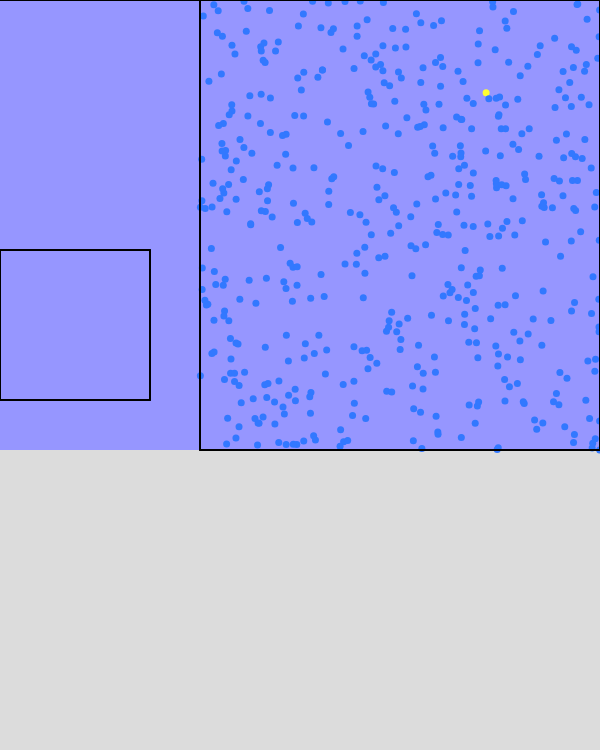
Frame 1 (no input)
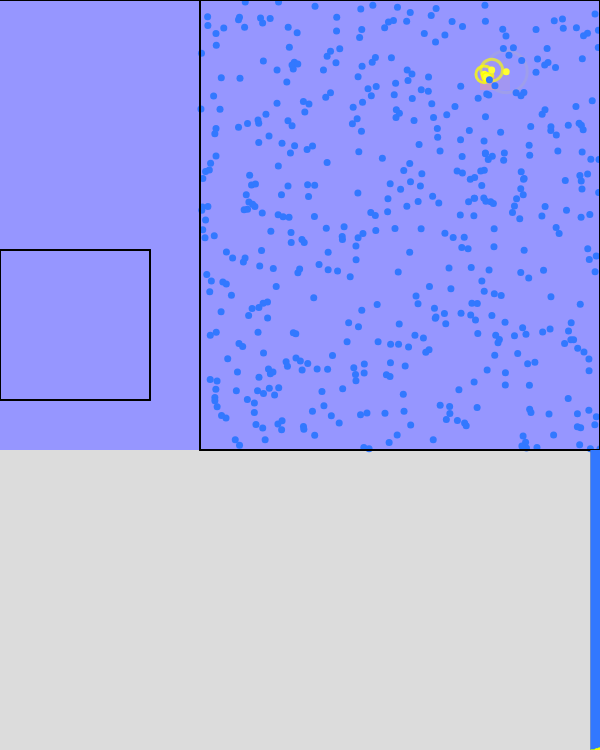
Frame 60 (no input)
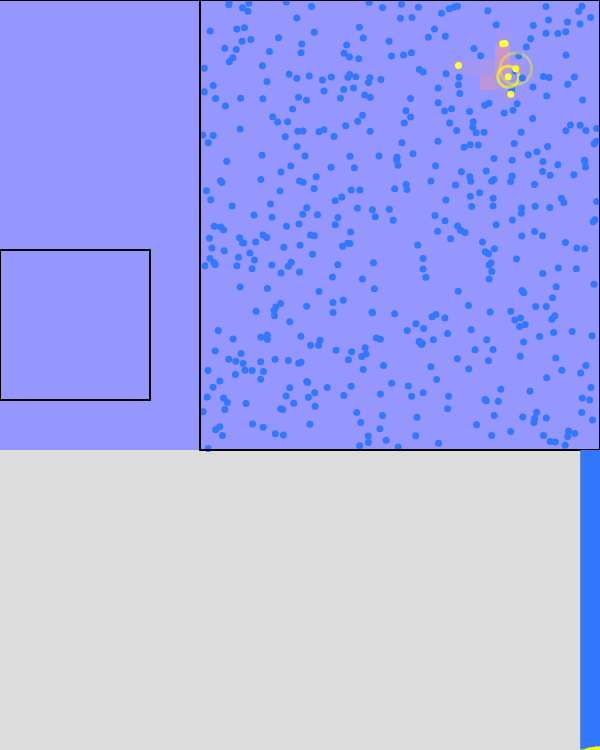
Frame 120 (the mouse pressed at the canvas centre since frame 60)

The p5.js sketch that drew these frames (run headless with seeded random() and noise() and a simulated clock; from frame 60 on, the mouse is pressed at the canvas centre):

// p5.js sketch
// ── sketch.js

// SIP simulation with quarantine, by proximity

let Node;
let Side;
let Simulation;

let simulation;

function setup() {

    Node = function (param1, param2) {
        // Node(x,y) -> Node
        // Creates a Node object, which represents a human in a SIR system, or 
        // susceptible-incubated-infected-without symptoms-removed system.
        // S C I W R

        // Some presets
        if (typeof param1 == int) {
            this.pos = createVector(param1, param2);
        } else {
            this.pos = createVector(random(param1.left, param1.right), random(param1.top, param1.bottom));
        }

        this.ppos = this.pos.copy();

        this.vel = p5.Vector.random2D();
        this.accel = createVector(0, 0);
        this.status = "s";
        this.currProbability = 0;
        this.infectedFor = 0;
        this.incubatedFor = 0;

        this.initializeAfter = function () {
            this.incubation = random(simulation.incubationLow, simulation.incubationHigh);
            if (random() < simulation.withoutProb) {
                this.immune = true;
            } else {
                this.immune = false;
            }
        }

        this.move = function () {
            // Node.move() -> undefined
            // Makes the Node move in a modified random walk

            // Preset the ppos
            this.ppos = this.pos.copy();

            // Creates a random acceleration
            this.accel = p5.Vector.random2D();
            this.accel.mult(simulation.accel);

            // Adds acceleration to velocity, then sets velocity's speed to a set value
            this.vel = p5.Vector.add(this.vel, this.accel);
            this.vel.normalize();
            this.vel.mult(simulation.speed);

            // Adds velocity to position
            this.pos = p5.Vector.add(this.pos, this.vel);

            // Checks collisions with sides
            for (let i = 0; i < simulation.sides.length; i++) {
                if (simulation.sides[i].p1.x == simulation.sides[i].p2.x) {

                    // If the y position is between the endpoints of the line segment
                    if (this.ppos.y < simulation.sides[i].p2.y && this.ppos.y > simulation.sides[i].p1.y) {

                        // If the Node has crossed the side, simulate a collision
                        if (this.ppos.x < simulation.sides[i].p1.x && this.pos.x > simulation.sides[i].p2.x) {
                            this.pos.x = simulation.sides[i].p1.x - 1;
                            this.vel.x *= -1;
                        }
                        if (this.ppos.x > simulation.sides[i].p1.x && this.pos.x < simulation.sides[i].p2.x) {
                            this.pos.x = simulation.sides[i].p1.x + 1;
                            this.vel.x *= -1;
                        }

                    }

                } else {

                    // If the x position is between the endpoints of the line segment
                    if (this.ppos.x < simulation.sides[i].p2.x && this.ppos.x > simulation.sides[i].p1.x) {

                        // If the Node has crossed the side, simulate a collision
                        if (this.ppos.y < simulation.sides[i].p1.y && this.pos.y > simulation.sides[i].p2.y) {
                            this.pos.y = simulation.sides[i].p1.y - 1;
                            this.vel.y *= -1;
                        }
                        if (this.ppos.y > simulation.sides[i].p1.y && this.pos.y < simulation.sides[i].p2.y) {
                            this.pos.y = simulation.sides[i].p1.y + 1;
                            this.vel.y *= -1;
                        }
                    }
                }

            }

        }

        this.display = function () {
            // Node.display() -> undefined
            // Displays the Node as a colored circle, colored based on status

            // Filling presets:
            if (this.status == "s") {
                fill(50, 120, 255);
            } else if (this.status == "c") {
                if (this.incubatedFor < 64) {
                    stroke(255, 255, 0, (64 - this.incubatedFor) * 5);
                    strokeWeight(3);
                    noFill();
                    ellipse(this.pos.x, this.pos.y, simulation.dispSize / 10 * this.incubatedFor);
                }

                fill(255, 255, 50);
            } else if (this.status == "i") {

                if (this.infectedFor < 64) {
                    stroke(255, 50, 50, (64 - this.infectedFor) * 5);
                    strokeWeight(3);
                    noFill();
                    ellipse(this.pos.x, this.pos.y, simulation.dispSize / 10 * this.infectedFor);
                }

                fill(255, 50, 50);

            } else if (this.status == "w") {

                if (this.infectedFor < 64) {
                    stroke(50, 255, 50, (64 - this.infectedFor) * 5);
                    strokeWeight(3);
                    noFill();
                    ellipse(this.pos.x, this.pos.y, simulation.dispSize / 10 * this.infectedFor);
                }

                fill(50, 255, 50);

            } else if (this.status == "r") {
                fill(100, 100, 100);
            }

            noStroke();

            // Actually displaying:
            ellipse(this.pos.x, this.pos.y, simulation.dispSize, simulation.dispSize);
        }

        this.presetInfection = function () {
            // Node.presetInfection() -> undefined
            // Just does some updating stuff

            if (this.status == "c") {
                this.incubatedFor++;

                if (this.incubatedFor > this.incubation) {
                    if (this.immune) {
                        this.status = "w";
                    } else {
                        this.status = "i";
                    }
                }
            }

            // If the Node is infected, it will be removed after a while.
            if (this.status == "i" || this.status == "w") {
                this.infectedFor++;

                if (this.infectedFor > simulation.infectionLength) {
                    this.status = "r";
                }
            }
        }

        this.giveInfection = function () {
            // Node.giveInfection() -> undefined
            // If infected, a Node increases the probability of getting the disease for
            // the area it is

            if (this.status == "i" || this.status == "c" || this.status == "w") {

                let i = floor(this.pos.x / simulation.areaSides);
                let j = floor(this.pos.y / simulation.areaSides);

                if (i >= simulation.areaProbs.length) {
                    i = simulation.areaProbs.length - 1;
                }

                if (j >= simulation.areaProbs[i].length) {
                    j = simulation.areaProbs[i].length - 1;
                }


                simulation.areaProbs[i][j] += simulation.increaseProb;

            }

        }

        this.calcInfection = function () {
            // Node.calcInfection() -> undefined
            // Sees if the probability is high enough to get the infection

            let i = floor(this.pos.x / simulation.areaSides);
            let j = floor(this.pos.y / simulation.areaSides);

            if (i >= simulation.areaProbs.length) {
                i = simulation.areaProbs.length - 1;
            }
            if (j >= simulation.areaProbs[i].length) {
                j = simulation.areaProbs[i].length - 1;
            }

            if (this.status == "s") {
                if (random() < simulation.areaProbs[i][j]) {
                    this.status = "c";
                }
            }

        }

        this.randomPos = function (areaObject) {
            // Node.randomPos(areaObject)
            // Sets the position as a random position in an area

            this.pos = createVector(random(areaObject.left, areaObject.right), random(areaObject.top, areaObject.bottom));
        }

        this.in = function (areaObject) {
            // Node.in(areaObject) -> boolean
            // Returns if the Node is in an area

            if (this.pos.x <= areaObject.right && this.pos.x >= areaObject.left) {
                if (this.pos.y <= areaObject.bottom && this.pos.y <= areaObject.bottom) {

                    return true

                }
            }

            return false

        }

    }

    Side = function (x1, y1, x2, y2) {
        // Side(x1,y1,x2,y2) -> Side
        // Creates a Side object which represents a wall, which must be horizontal or vertical.

        // Make sure the line is vertical or horizontal
        if (x1 != x2 && y1 != y2) {
            throw new Error('Side not vertical or horizontal, not built to handle this! :(');
        }

        // Store the endpoints
        this.p1 = createVector(x1, y1);
        this.p2 = createVector(x2, y2);

        this.display = function () {
            // Side.display()
            // Displays the Side

            stroke(0, 0, 0);
            strokeWeight(2);
            line(this.p1.x, this.p1.y, this.p2.x, this.p2.y);
        }

    }

    Simulation = function (x, y) {
        // Simulation(x,y) -> Simulation
        // Creates a SIR Simulation

        // Finds where to display
        this.corner = createVector(x, y);

        // constants
        this.speed = 0.5;
        this.accel = 0.05;
        this.dispSize = 7;
        this.infectionLength = 64 * 5;
        this.incubationLow = 64 * 1;
        this.incubationHigh = 64 * 3;
        this.withoutProb = 0.1;

        // SIR numbers
        this.susceptible = [];
        this.incubated = [];
        this.infected = [];
        this.removed = [];
        this.without = [];

        // Lists
        this.nodes = [];
        this.sides = [];

        // Rendering constants
        this.animationWidth = 600;
        this.animationHeight = 450;
        this.frames = 0;
        this.framesPerSurvey = 3;
        this.widthPerBar = 0.5;
        this.graphHeight = 300;


        // Area Constants
        this.areaSides = 15;
        this.increaseProb = 0.0010;
        this.decreaseProb = 0.00045;
        this.lerpColorCoeff = 10;
        this.probCap = 0.1;

        this.areaProbs = [];
        for (let i = 0; i < this.animationWidth / this.areaSides; i++) {
            this.areaProbs.push([]);
            for (let j = 0; j < this.animationHeight / this.areaSides; j++) {
                this.areaProbs[i].push(0);
            }
        }

        // Spawn Object
        this.spawnObject = [{
            size: 500,
            left: 200,
            top: 0,
            bottom: 450,
            right: 600
        },]

        // Field constants
        this.fieldArea = {
            left: 200,
            top: 0,
            bottom: 400,
            right: 600
        };

        // Quarantine constants
        this.quarantineArea = {
            left: 0,
            top: 250,
            bottom: 400,
            right: 150
        };
        this.quarantineLength = 16;

        // Custom Barriers
        this.sides = [new Side(0, 250, 0, 400), new Side(0, 0, 600, 0), new Side(200, 450, 600, 450), new Side(0, 400, 150, 400), new Side(600, 0, 600, 450), new Side(150, 250, 150, 400), new Side(0, 250, 150, 250), new Side(200, 0, 200, 450)];

        // Creates a set number of Nodes based on the spawnObject parameter
        // Format: [ {size: ###, top: ##, left: ##, right: ##, bottom: ## } ]
        this.populationSize = 0;
        this.nodes = [];
        for (let i = 0; i < this.spawnObject.length; i++) {
            for (let j = 0; j < this.spawnObject[i].size; j++) {
                this.nodes.push(new Node(this.spawnObject[i]));
            }

            this.populationSize += this.spawnObject[i].size;
        }

        // Infect a Node
        this.nodes[0].status = "c";

        this.initializeAfter = function () {
            for (let i = 0; i < this.nodes.length; i++) {
                this.nodes[i].initializeAfter();
            }
        }

        this.updateAreaProbs = function () {
            for (let i = 0; i < this.areaProbs.length; i++) {
                for (let j = 0; j < this.areaProbs[i].length; j++) {
                    this.areaProbs[i][j] -= this.decreaseProb;

                    if (this.areaProbs[i][j] > this.probCap) {
                        this.areaProbs[i][j] = this.probCap;
                    }
                    if (this.areaProbs[i][j] < 0) {
                        this.areaProbs[i][j] = 0;
                    }
                }

            }
        }

        this.renderAreaProbs = function () {
            for (let i = 0; i < this.areaProbs.length; i++) {

                for (let j = 0; j < this.areaProbs[0].length; j++) {

                    noStroke();
                    fill(lerpColor(color(0, 0, 255), color(255, 0, 0), this.areaProbs[i][j] * this.lerpColorCoeff));
                    rect(i * this.areaSides, j * this.areaSides, this.areaSides, this.areaSides);

                }
            }

            fill(255, 255, 255, 150);
            rect(0, 0, this.animationWidth, this.animationHeight);
        }

        this.updateSim = function () {
            // Simulation.updateSim()
            // Updates a Simulation's Nodes

            // Move the nodes and make sure the nodes' infection probabilities are set to 0
            for (var i = 0; i < this.nodes.length; i++) {
                this.nodes[i].move();
                this.nodes[i].presetInfection();
            }

            // Each infected Node dishes out infection
            for (let i = 0; i < this.nodes.length; i++) {
                this.nodes[i].giveInfection();
            }

            // Each Node sees if they're infected
            for (let i = 0; i < this.nodes.length; i++) {
                this.nodes[i].calcInfection();
            }

            this.updateAreaProbs();
            this.renderAreaProbs();

        }

        this.renderSim = function () {
            // Simulation.renderSim()
            // Displays the simulation

            this.nodes.forEach(currNode => currNode.display());
            this.sides.forEach(currSide => currSide.display());

        };

        this.updateGraph = function () {
            // Node.updateGraph()
            // Updates the graph for the Simulation

            this.frames++;

            // Once every couple frames, take a survey to see how many are S, I, and R
            // Also, makes sure that there's at least one infected

            if (this.frames == 0 || (this.frames % this.framesPerSurvey == 0 && (this.infected[this.infected.length - 1] !== 0 || this.incubated[this.incubated.length - 1] !== 0 || this.without[this.without.length - 1] !== 0))) {

                // Adds a new entry to each category
                this.susceptible.push(0);
                this.infected.push(0);
                this.removed.push(0);
                this.incubated.push(0);
                this.without.push(0);

                // Takes chart of all the Nodes
                for (let i = 0; i < this.nodes.length; i++) {
                    if (this.nodes[i].status == "s") {
                        this.susceptible[this.susceptible.length - 1]++;
                    }
                    if (this.nodes[i].status == "i") {
                        this.infected[this.infected.length - 1]++;
                    }
                    if (this.nodes[i].status == "r") {
                        this.removed[this.removed.length - 1]++;
                    }
                    if (this.nodes[i].status == "c") {
                        this.incubated[this.incubated.length - 1]++;
                    }
                    if (this.nodes[i].status == "w") {
                        this.without[this.without.length - 1]++;
                    }
                }

            }

        }

        this.renderLayer = function (listOfLists, layerColor) {
            // Node.renderLayer(listOfLists,layerColor)
            // Render a single layer for the Graph

            fill(layerColor);
            beginShape();
            vertex(width - (this.infected.length - 1) * this.widthPerBar, height);

            for (let i = 0; i < this.infected.length; i++) {
                let vertexHeight = 0;
                for (let j = 0; j < listOfLists.length; j++) {
                    vertexHeight += listOfLists[j][i];
                }

                vertex(width - (this.infected.length - 1 - i) * this.widthPerBar, height - ((vertexHeight) * this.graphHeight / this.populationSize));
            }

            vertex(width, height);
            endShape(CLOSE);

        }

        this.renderGraph = function () {
            // Node.renderGraph()
            // Renders the graph for the Simulation

            // Render the background, which conviniently should be R
            noStroke();
            fill(100, 100, 100);
            rect(width - (this.infected.length - 1) * this.widthPerBar, this.animationHeight, (this.infected.length - 1) * this.widthPerBar, this.graphHeight);

            // Render layers
            this.renderLayer([this.susceptible, this.infected, this.incubated, this.without],
                color(50, 120, 255))
            this.renderLayer([this.infected, this.incubated, this.without], color(50, 255, 50))
            this.renderLayer([this.infected, this.incubated], color(255, 255, 0))
            this.renderLayer([this.infected], color(255, 50, 50))

        }

        this.quarantine = function () {


            for (let i = 0; i < this.nodes.length; i++) {
                if (this.nodes[i].in(this.fieldArea)) {
                    if (this.nodes[i].infectedFor >= this.quarantineLength && this.nodes[i].status == "i") {
                        this.nodes[i].randomPos(this.quarantineArea);
                    }
                } else if (this.nodes[i].in(this.quarantineArea)) {
                    if (this.nodes[i].status == "r") {
                        this.nodes[i].randomPos(this.fieldArea);
                    }
                }
            }

        }

        this.update = function () {
            // Simulation.update()
            // Fully update the Simulation

            this.updateSim();
            this.renderSim();
            this.updateGraph();
            this.renderGraph();
            this.quarantine();

        }

    }

    simulation = new Simulation(0, 0);
    simulation.initializeAfter();

    createCanvas(simulation.animationWidth, simulation.animationHeight + simulation.graphHeight);

}

function draw() {

    background(220);

    simulation.update();

}
